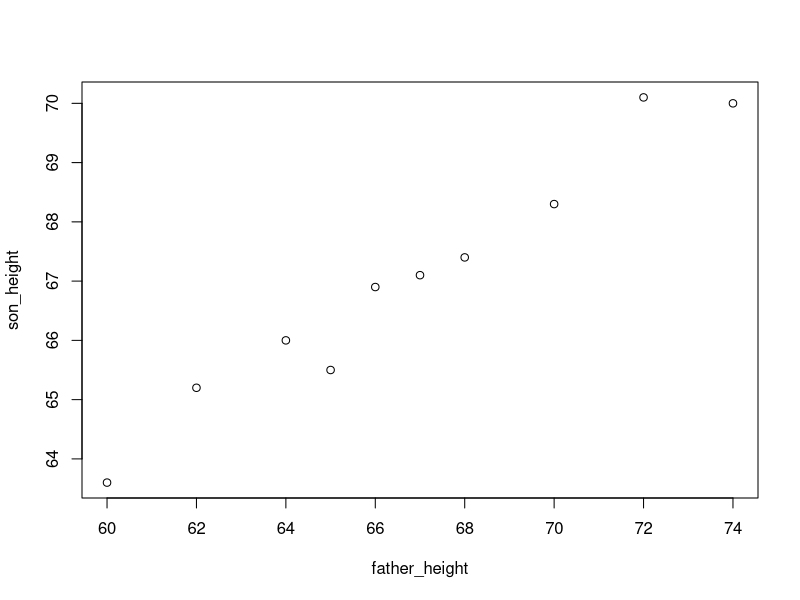
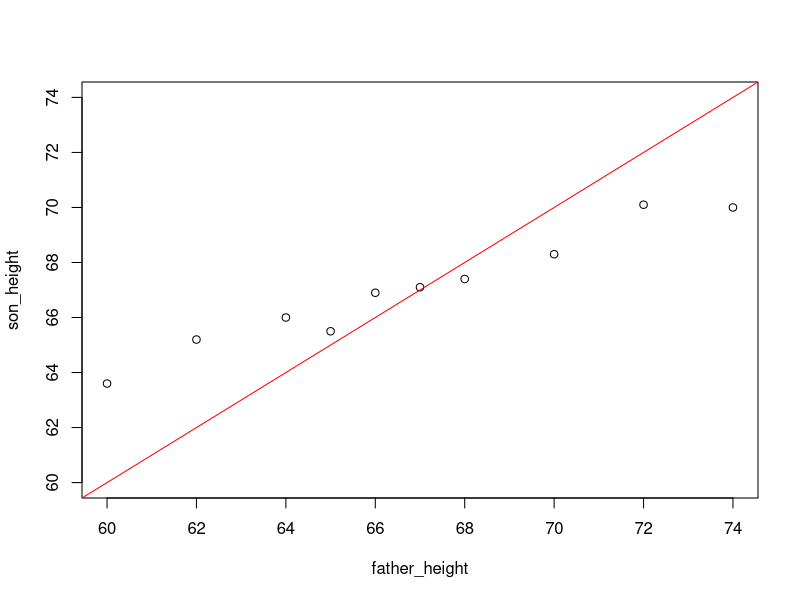
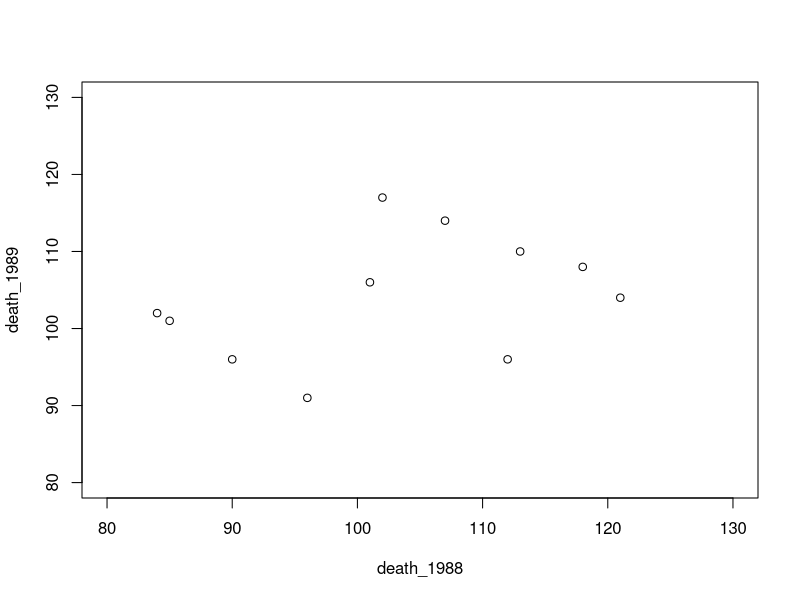

Write the R code that produced these figures, in order.
## ---- chunk 1
#| code-fold: false

x <- c(45, 50, 55, 60, 65, 70, 75)
y <- c(24.2, 25, 23.3, 22, 21.5, 20.6, 19.8)
miles <- lm(y ~ x)
miles

summary(miles)
## ---- chunk 2
#| code-fold: false

x <- c(45, 50, 55, 60, 65, 70, 75)
y <- c(24.2, 25, 23.3, 22, 21.5, 20.6, 19.8)
miles <- lm(y ~ x)
confint(miles)
## ---- chunk 3
#| label: fig-9_3
#| fig-cap: "父子之间的身高对比图"
#| warning: false
#| 

father_height <- c(60, 62, 64, 65, 66, 67, 68, 70, 72, 74)
son_height <- c(63.6, 65.2, 66, 65.5, 66.9, 67.1, 67.4, 68.3, 70.1, 70)
plot(father_height, son_height)
## ---- chunk 4
#| code-fold: false

x <- c(60, 62, 64, 65, 66, 67, 68, 70, 72, 74)
y <- c(63.6, 65.2, 66, 65.5, 66.9, 67.1, 67.4, 68.3, 70.1, 70)
height = lm(y ~ x)

summary(height)
## ---- chunk 5
#| code-fold: false

pt(-16.2276, 8)
## ---- chunk 6
#| label: fig-9_4
#| fig-cap: "对于比较小的 x，y > x；对于比较大的 x，y < x"
#| warning: false
#| 

father_height <- c(60, 62, 64, 65, 66, 67, 68, 70, 72, 74)
son_height <- c(63.6, 65.2, 66, 65.5, 66.9, 67.1, 67.4, 68.3, 70.1, 70)
plot(father_height, son_height, xlim=c(60, 74), ylim=c(60, 74))
abline(a=0, b=1, col="red")
## ---- chunk 7
#| label: fig-9_5
#| fig-cap: "1988 年和 1989 年的死亡人数对比图"
#| warning: false

death_1988 <- c(121, 96, 85, 113, 102, 118, 90, 84, 107, 112, 95, 101)
death_1989 <- c(104, 91, 101, 110, 117, 108, 96, 102, 114, 96, 488, 106)
plot(death_1988, death_1989, xlim = c(80, 130), ylim = c(80, 130))
